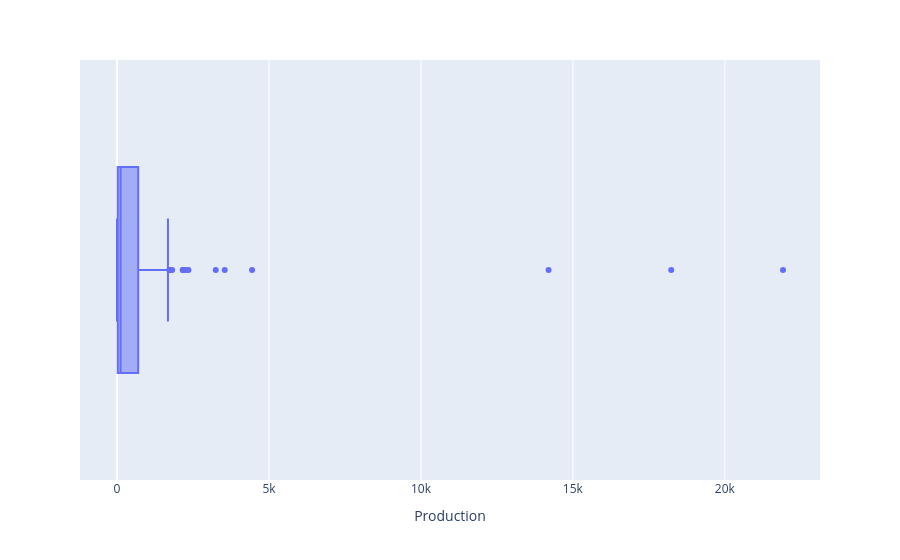

Notebook source saved alongside this figure:
### Code cell
px.box(df_dispo_alim_, x="Production", hover_name="Zone")

### Figure 1 — Plotly figure (JSON) as saved in the notebook; plotly's stock layout.template omitted (floating-point values rounded to 4 significant figures; data arrays with more than 128 entries replaced by an {"elided": "..."} marker saying what was removed)
{"data": [{"alignmentgroup": "True", "hovertemplate": "<b>%{hovertext}</b><br><br>Production=%{x}<extra></extra>", "hovertext": {"elided": "135 str values"}, "legendgroup": "", "marker": {"color": "#636efa"}, "name": "", "notched": false, "offsetgroup": "", "orientation": "h", "showlegend": false, "type": "box", "x": {"elided": "135 float values"}, "x0": " ", "xaxis": "x", "y0": " ", "yaxis": "y"}], "layout": {"boxmode": "group", "legend": {"tracegroupgap": 0}, "margin": {"t": 60}, "xaxis": {"anchor": "y", "domain": [0, 1], "title": {"text": "Production"}}, "yaxis": {"anchor": "x", "domain": [0, 1]}}}
